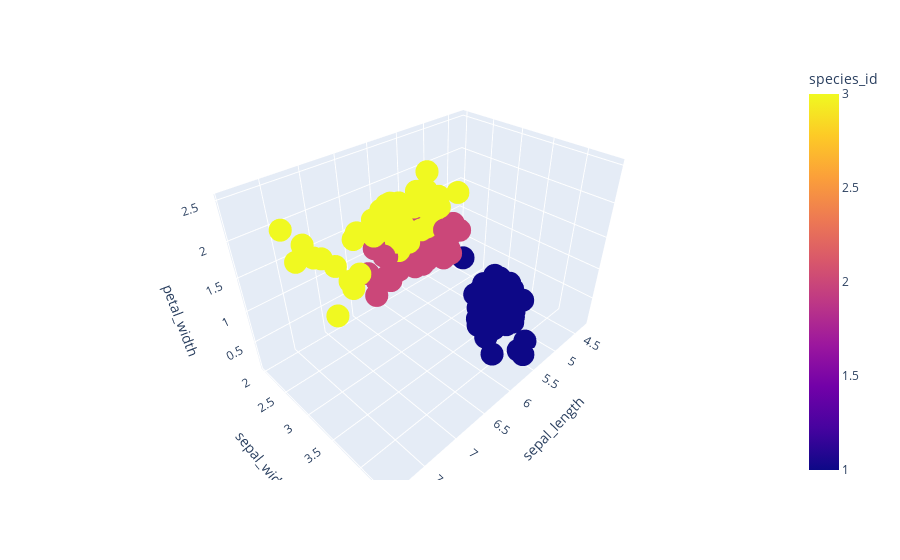

Write notebook code for a chart like this one.
### Markdown cell above
## K-NN with iris

### Code cell
from sklearn.datasets import load_iris
import plotly.express as px

df = px.data.iris()
fig = px.scatter_3d(df, x='sepal_length', y='sepal_width', z='petal_width', color='species_id')

fig.show()

### Figure 1 — Plotly figure (JSON) as saved in the notebook; plotly's stock layout.template omitted (floating-point values rounded to 4 significant figures; data arrays with more than 128 entries replaced by an {"elided": "..."} marker saying what was removed)
{"data": [{"hovertemplate": "sepal_length=%{x}<br>sepal_width=%{y}<br>petal_width=%{z}<br>species_id=%{marker.color}<extra></extra>", "legendgroup": "", "marker": {"color": {"elided": "150 int values"}, "coloraxis": "coloraxis", "symbol": "circle"}, "mode": "markers", "name": "", "scene": "scene", "showlegend": false, "type": "scatter3d", "x": {"elided": "150 float values"}, "y": {"elided": "150 float values"}, "z": {"elided": "150 float values"}}], "layout": {"coloraxis": {"colorbar": {"title": {"text": "species_id"}}, "colorscale": [[0, "#0d0887"], [0.1111, "#46039f"], [0.2222, "#7201a8"], [0.3333, "#9c179e"], [0.4444, "#bd3786"], [0.5556, "#d8576b"], [0.6667, "#ed7953"], [0.7778, "#fb9f3a"], [0.8889, "#fdca26"], [1, "#f0f921"]]}, "legend": {"tracegroupgap": 0}, "margin": {"t": 60}, "scene": {"domain": {"x": [0, 1], "y": [0, 1]}, "xaxis": {"title": {"text": "sepal_length"}}, "yaxis": {"title": {"text": "sepal_width"}}, "zaxis": {"title": {"text": "petal_width"}}}}}
